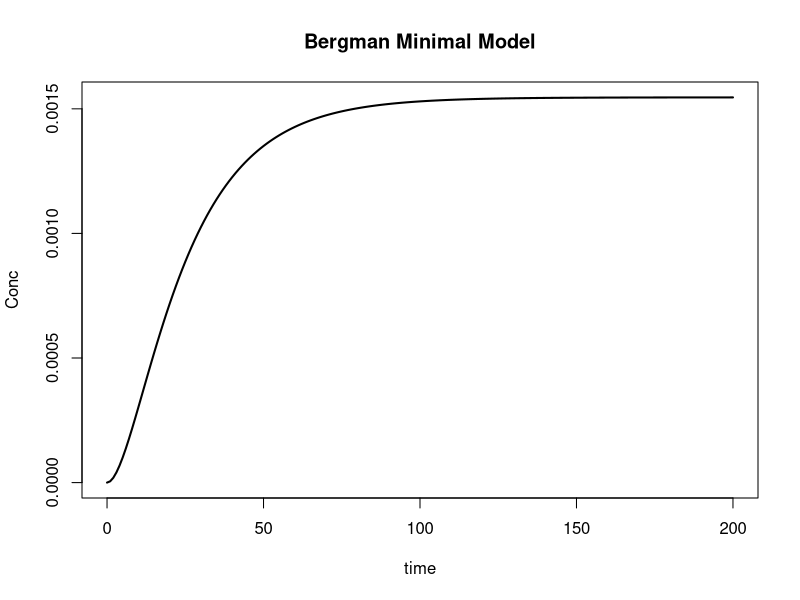

This figure's R source:
library(deSolve)

minimalModel <- function(time,state,params) {
  with(as.list(c(state,params)), {
    # calculations
    
    # equtions
    dI <- -n*I + p4*u1(t)
    dX <- -p2*X + p3*(I - Ib)
    dG <- -p1*G - X*G + p1*Gb + u2(t)/VolG
    
    return(list(c(dI,dX,dG)))
  })
}

u1 <- function(t) 5
u2 <- function(t) 50
u1b <- 1

p1 <- 0.035
p2 <- 0.05
p3 <- 0.000028
p4 <- 0.098
n <- 0.142
VolG <- 117.0
Gb <- 80.0

params <- c(
  p1 = p1,
  p2 = p2,
  p3 = p3,
  p4 = p4,
  n = n,
  VolG = VolG,
  Gb = Gb,
  Ib = (p4*u1b)/n
)

state0 <- c(I = (p4*u1b)/n, X = 0, G = Gb)

times <- seq(0, 200, by = 1)

out  <- ode(state0, times, minimalModel, params)

summary(out)



matplot(out[ , 1], out[ , 3],
        type = "l", 
        xlab = "time",
        ylab = "Conc",
        main = "Bergman Minimal Model", lwd = 2)
